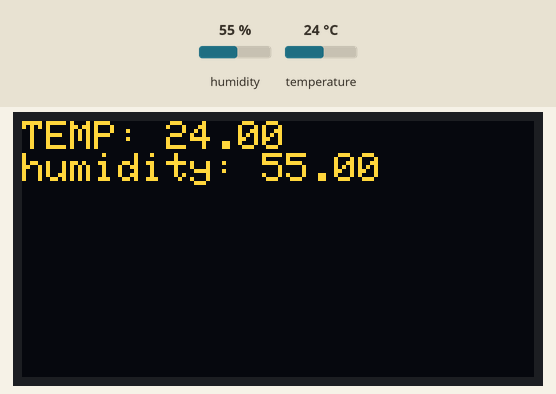
The sketch below on a simulated Arduino Uno, built with avr-gcc and run on an emulated ATmega328P. Parts: 128×64 one-colour display. Inputs (shaded band) come from the test bench; at power-on: humidity 55 %, temperature 24 °C. The OLED is the two-colour kind (top 16 rows yellow); the display library's start-up logo is not drawn; what the sketch prints to the serial monitor is not drawn.

Above: at 2.9 s.
3.0 s: humidity set to 22 %
At 5.1 s:
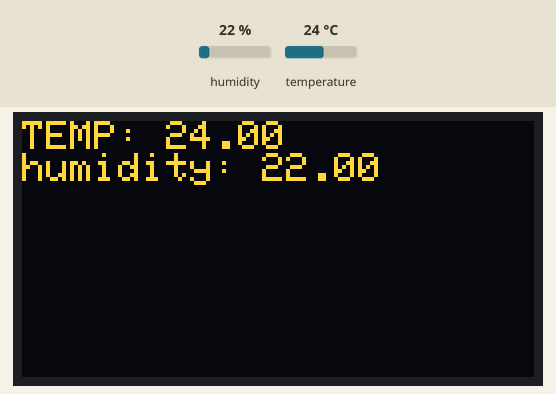
5.8 s: temperature set to 12 °C
At 7.1 s:
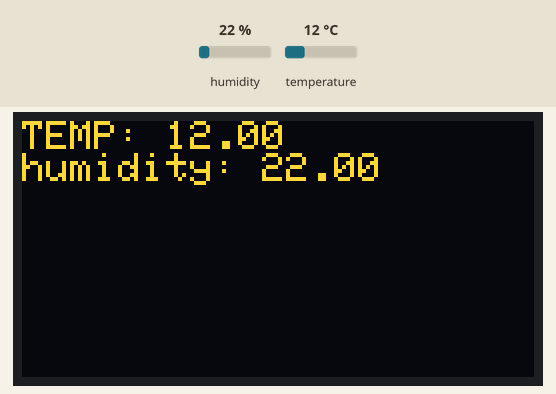
8.6 s: humidity set to 40 %
At 11.2 s:
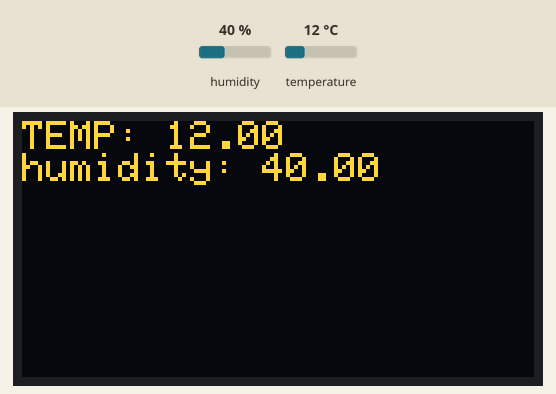
12.0 s: temperature set to 19 °C
Timing chart, 0 to 15.0 s (numbered marks = the images above; inputs shaded):
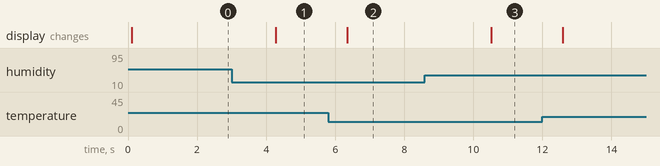

Measured:
- after the input at 3.0 s, the display: changes after 1.3 s (image 1)
- after the input at 5.8 s, the display: changes after 0.55 s (image 2)
- after the input at 8.6 s, the display: changes after 1.9 s (image 3)

The sketch:

DHT_DISPLAY.ino
```cpp
#include <DHT.h>
#include <Wire.h>
#include <Adafruit_GFX.h>
#include <Adafruit_SSD1306.h>

#define SCREEN_WIDTH 128
#define SCREEN_HEIGHT 64
Adafruit_SSD1306 display(SCREEN_WIDTH, SCREEN_HEIGHT, &Wire, -1);

#define DHTPIN 2
#define DHTTYPE DHT11
DHT dht(DHTPIN,DHTTYPE);

void setup()
{
  Serial.begin(9600);
  dht.begin();

  Serial.print("DHT11 test!");
  if(!display.begin(SSD1306_SWITCHCAPVCC, 0x3C))
  {
    Serial.println("Not Working");
    for(;;);
  }
}

void loop()
{
  float h=dht.readHumidity();
  float t=dht.readTemperature();
  if(isnan(h) || isnan(t))
  {
    Serial.println("Failed to read from DHT Sensor!");
    return;
  }
  Serial.print("Humidity: ");
  Serial.println(h);
  Serial.print("Temperature: ");
  Serial.print(t);
  Serial.println(" *c");

  display.display();
    display.clearDisplay();
    display.setTextSize(1);
    display.setTextColor(SSD1306_WHITE);
    display.setCursor(0, 0);
    display.print("TEMP: ");
    display.println(t);
    display.print("humidity: ");
    display.println(h);
  display.display();

  delay(2000);
}
```
